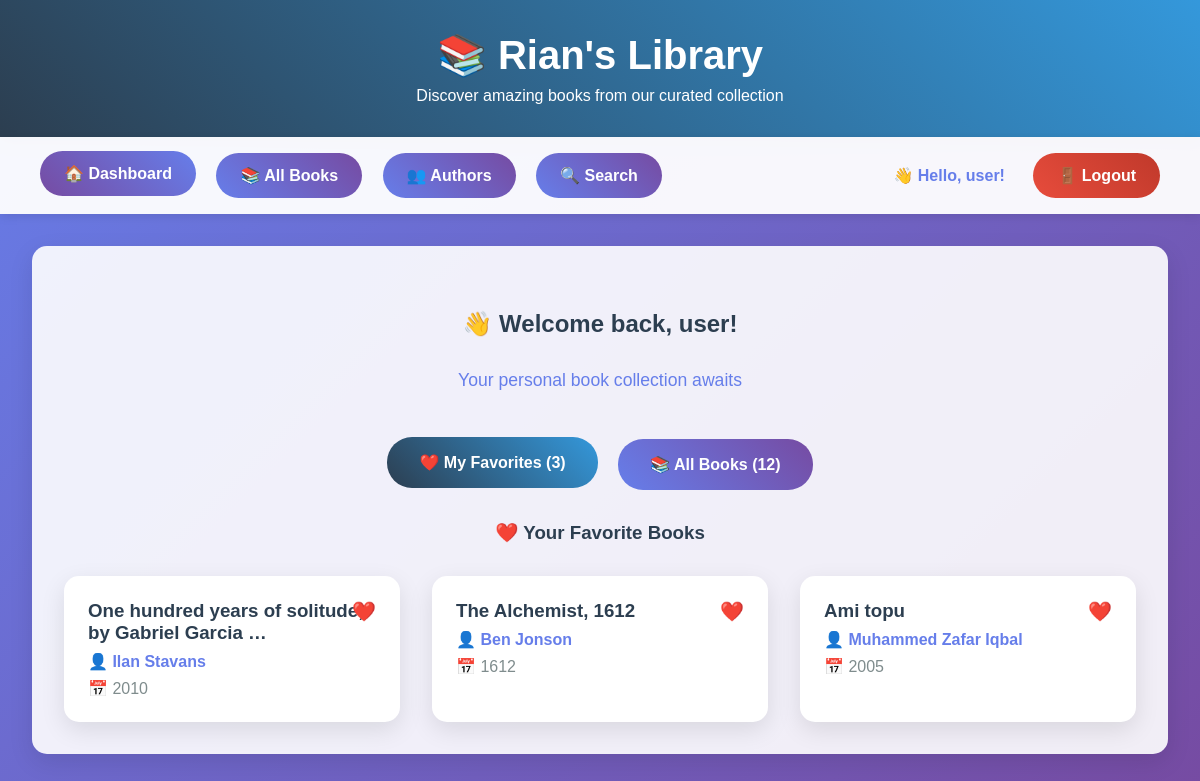
Page /dashboard/ (signed in) on the committed database.
### books/models.py (models this page shows, shortened)
class Book(models.Model):
    title = models.CharField(max_length=300)
    authors = models.ManyToManyField(Author, related_name='books')
    cover_image = models.URLField(blank=True, null=True)
    publication_year = models.CharField(max_length=10, blank=True, null=True)
    isbn = models.CharField(max_length=20, blank=True, null=True)
    description = models.TextField(blank=True, null=True)
    open_library_key = models.CharField(max_length=100, blank=True, null=True)
    created_at = models.DateTimeField(auto_now_add=True)
    updated_at = models.DateTimeField(auto_now=True)
    class Meta:
        ordering = ['-created_at']

class Author(models.Model):
    name = models.CharField(max_length=200, unique=True)
    birth_date = models.CharField(max_length=50, blank=True, null=True)
    bio = models.TextField(blank=True, null=True)
    created_at = models.DateTimeField(auto_now_add=True)
    class Meta:
        ordering = ['name']

### books/views.py (the view)
# urls.py: path('dashboard/', views.user_dashboard, name='user_dashboard'),
def user_dashboard(request):
    if not request.user.is_authenticated:
        return redirect('books:login')
    if request.user.is_staff:
        return redirect('books:admin_dashboard')
    favorite_books = Book.objects.filter(
        favorited_by__user=request.user
    ).prefetch_related('authors').order_by('-favorited_by__created_at')
    all_books_list = Book.objects.all().prefetch_related('authors')
    paginator = Paginator(all_books_list, 12)
    page_number = request.GET.get('page')
    all_books = paginator.get_page(page_number)
    context = {
        'user': request.user,
        'favorite_books': favorite_books,
        'all_books': all_books,
        'total_favorites': favorite_books.count(),
        'total_books': Book.objects.count(),
        'is_paginated': all_books.has_other_pages(),
        'page_obj': all_books,
    }
    return render(request, 'books/user_dashboard.html', context)

### templates/books/user_dashboard.html (shortened to what this page needs)
{% extends 'base.html' %}
{% load static %}
{% block content %}
<div style="text-align: center; margin-bottom: 3rem;">
    <h2>👋 Welcome back, {{ user.first_name|default:user.username }}!</h2>
    <p style="color: #667eea; font-size: 1.1rem;">Your personal book collection awaits</p>
</div>
<div style="text-align: center; margin-bottom: 2rem;">
    <button class="tab-btn active" onclick="showTab('favorites')" id="favoritesTab">
        ❤️ My Favorites ({{ total_favorites }})
    </button>
    <button class="tab-btn" onclick="showTab('allbooks')" id="allbooksTab">
        📚 All Books ({{ total_books }})
    </button>
</div>
<div id="favorites" class="tab-content active">
    <h3 style="color: #2c3e50; margin-bottom: 2rem; text-align: center;">❤️ Your Favorite Books</h3>
    {% if favorite_books %}
        <div class="book-grid">
            {% for book in favorite_books %}
                <div class="book-card" onclick="location.href='{% url 'books:book_detail' book.id %}'">
                    <div style="position: relative;">
                        <h3>{{ book.title|truncatechars:50 }}</h3>
                        <div style="position: absolute; top: 0; right: 0; color: #e74c3c; font-size: 1.2rem;">❤️</div>
                    </div>
                    <div class="author">
                        👤 {% for author in book.authors.all %}{{ author.name }}{% if not forloop.last %}, {% endif %}{% endfor %}
                    </div>
                    {% if book.publication_year %}
                        <div class="year">📅 {{ book.publication_year }}</div>
                    {% endif %}
                </div>
            {% endfor %}
        </div>
    {% endif %}
</div>
{% endblock %}

### templates/base.html (shortened to what this page needs)
<!DOCTYPE html>
<html lang="en">
<head>
    {% load static %}
    <link rel="stylesheet" href="{% static 'css/style.css' %}">
</head>
<body>
    <div class="banner">
        <h1>📚 Rian's Library</h1>
        <p>Discover amazing books from our curated collection</p>
    </div>
    <nav class="navbar">
        <div style="display: flex; align-items: center; justify-content: space-between; width: 100%; max-width: 1200px; margin: 0 auto; padding: 0 2rem;">
            <div>
                {% if user.is_authenticated %}
                    {% if user.is_staff %}
                        <a href="{% url 'books:admin_dashboard' %}" class="nav-btn {% if request.resolver_match.url_name == 'admin_dashboard' %}active{% endif %}">
                            👑 Dashboard
                        </a>
                    {% else %}
                        <a href="{% url 'books:user_dashboard' %}" class="nav-btn {% if request.resolver_match.url_name == 'user_dashboard' %}active{% endif %}">
                            🏠 Dashboard
                        </a>
                    {% endif %}
                    <a href="{% url 'books:all_books' %}" class="nav-btn {% if request.resolver_match.url_name == 'all_books' %}active{% endif %}">
                        📚 All Books
                    </a>
                {% else %}
                    <a href="{% url 'books:home' %}" class="nav-btn {% if request.resolver_match.url_name == 'home' %}active{% endif %}">
                        🏠 Home
                    </a>
                {% endif %}
                <a href="{% url 'books:authors' %}" class="nav-btn {% if request.resolver_match.url_name == 'authors' %}active{% endif %}">
                    👥 Authors
                </a>
                <a href="{% url 'books:search' %}" class="nav-btn {% if request.resolver_match.url_name == 'search' %}active{% endif %}">
                    🔍 Search
                </a>
            </div>
            <div>
                {% if user.is_authenticated %}
                    <span style="color: #667eea; margin-right: 1rem; font-weight: 600;">
                        👋 Hello, {{ user.first_name|default:user.username }}!
                    </span>
                    <a href="{% url 'books:logout' %}" class="nav-btn" style="background: linear-gradient(45deg, #e74c3c, #c0392b);">
                        🚪 Logout
                    </a>
                {% endif %}
            </div>
        </div>
    </nav>
    <div class="main-content">
        <div class="page">
            {% block content %}{% endblock %}
        </div>
    </div>
</body>
</html>

### static/css/style.css (style rules this page uses)
* { margin: 0; padding: 0; box-sizing: border-box; }
body { font-family: Arial, sans-serif; background: linear-gradient(135deg, #667eea 0%, #764ba2 100%); min-height: 100vh; }
.banner { background: linear-gradient(45deg, #2c3e50, #3498db); color: white; padding: 2rem 0; text-align: center; box-shadow: 0 4px 15px rgba(0,0,0,0.3); }
.banner h1 { font-size: 2.5rem; margin-bottom: 0.5rem; }
.navbar { background: rgba(255, 255, 255, 0.95); padding: 1rem 0; text-align: center; box-shadow: 0 2px 10px rgba(0,0,0,0.1); }
.nav-btn { background: linear-gradient(45deg, #667eea, #764ba2); color: white; border: none; padding: 0.8rem 1.5rem; margin: 0 0.5rem; border-radius: 25px; cursor: pointer; font-size: 1rem; font-weight: 600; transition: all 0.3s ease; text-decoration: none; display: inline-block; }
.nav-btn:hover, .nav-btn.active { transform: translateY(-2px); background: linear-gradient(45deg, #764ba2, #667eea); color: white; text-decoration: none; }
.main-content { max-width: 1200px; margin: 2rem auto; padding: 0 2rem; }
.page { background: rgba(255, 255, 255, 0.9); padding: 2rem; border-radius: 15px; box-shadow: 0 8px 25px rgba(0,0,0,0.1); }
.page h2 { color: #2c3e50; margin-bottom: 2rem; text-align: center; }
.book-grid { display: grid; grid-template-columns: repeat(auto-fill, minmax(300px, 1fr)); gap: 2rem; }
.book-card { background: white; border-radius: 15px; padding: 1.5rem; box-shadow: 0 8px 25px rgba(0,0,0,0.1); transition: all 0.3s ease; cursor: pointer; height: 100%; }
.book-card h3 { color: #2c3e50; margin-bottom: 0.5rem; }
.book-card .author { color: #667eea; font-weight: 600; margin-bottom: 0.5rem; }
.book-card .year { color: #7f8c8d; }

### templates/books/user_dashboard.html (style rules this page uses)
.tab-btn { background: linear-gradient(45deg, #667eea, #764ba2); color: white; border: none; padding: 1rem 2rem; margin: 0 0.5rem; border-radius: 25px; cursor: pointer; font-size: 1rem; font-weight: 600; transition: all 0.3s ease; }
.tab-btn.active { background: linear-gradient(45deg, #2c3e50, #3498db); transform: translateY(-2px); }
.tab-content { display: none; }
.tab-content.active { display: block; }

### rows in the picture
Book: title "One hundred years of solitude, by Gabriel Garcia …", publication_year "2010"
Author: name "Ilan Stavans"
Book: title "The Alchemist, 1612", publication_year "1612"
Author: name "Ben Jonson"
Book: title "Ami topu", publication_year "2005"
Author: name "Muhammed Zafar Iqbal"

### other values in the picture
{{ user.first_name|default:user.username }} "user"
{{ total_favorites }} "3"
{{ total_books }} "12"
